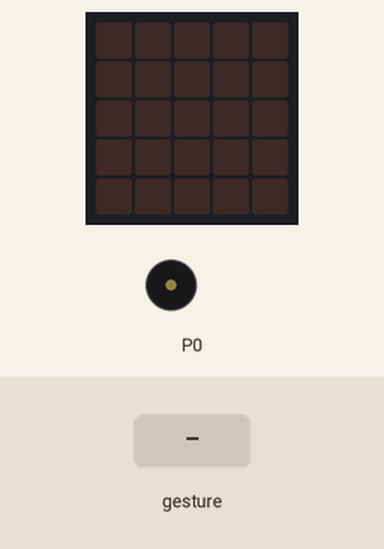
Simulated run of this program. Board: BBC micro:bit (MakeCode). Shown: the board's 5×5 LED display, buzzer (waves = sounding). The test bench sets the inputs (shaded band). Random numbers come from a fixed seed; a tilt is held for 1.5 s and a shake lasts 1 s, then the board lies face up again.

Above: at 1.2 s.
1.3 s: gesture 'shake'
At 5.6 s:
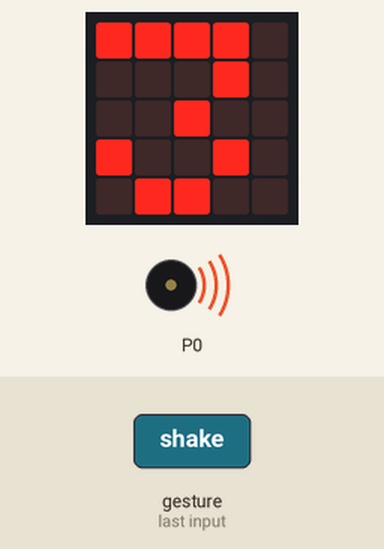
At 7.1 s:
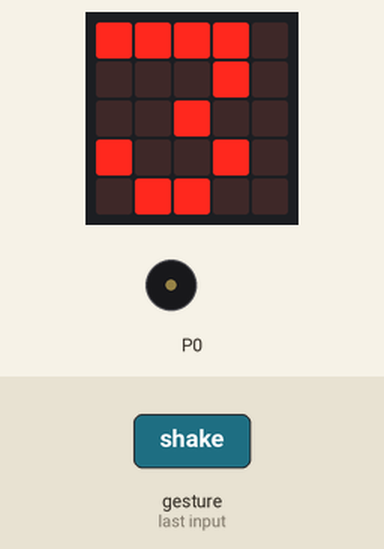
Timing chart, 0 to 8.6 s (numbered marks = the images above; inputs shaded):
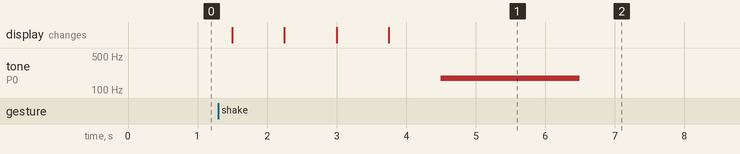

Measured:
- after the input at 1.3 s, tone on P0: silent → 175 Hz after 3.2 s, → silent 2.0 s later; the display: first changes after 0.20 s (image 1 shows a later state)

The program:

main.ts
```typescript
let terning = 0
input.onGesture(Gesture.Shake, function () {
    for (let index = 0; index < 4; index++) {
        terning = randint(1, 6)
        basic.showNumber(terning)
    }
    if (6 == terning) {
        basic.showIcon(IconNames.Heart)
    }
    if (4 == terning) {
        basic.showString("hurra")
    } else {
        music.playTone(175, music.beat(BeatFraction.Breve))
    }
})
```

test.ts
```typescript
// testene settes inn her; disse vil ikke kompilert så lenge denne pakken blir brukt som en utvidelse.
```
